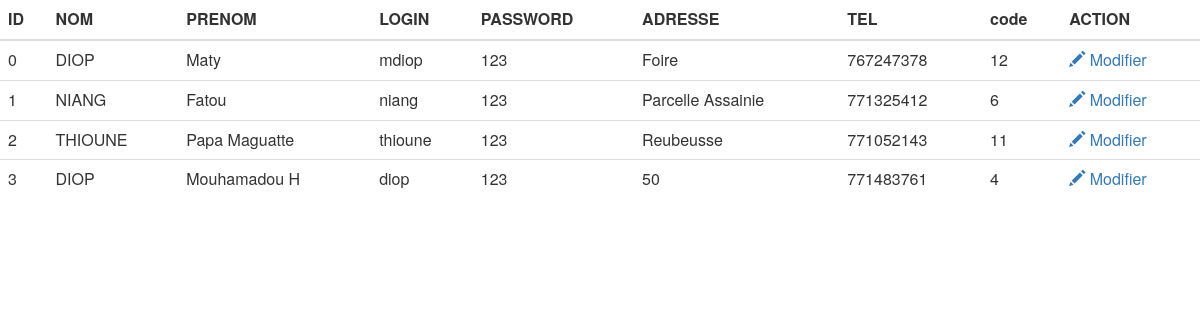
Page /etudiant/listetu.php on the committed database.
### tables this page shows
CREATE TABLE `etudiant` (
  `ID` int(11) NOT NULL,
  `NOM` char(50) DEFAULT NULL,
  `PRENOM` char(50) DEFAULT NULL,
  `LOGIN` char(50) DEFAULT NULL,
  `PASSWORD` char(75) DEFAULT NULL,
  `NIVEAU` char(30) DEFAULT NULL,
  `ADRESSE` char(20) DEFAULT NULL,
  `TEL` decimal(50,0) DEFAULT NULL,
  `code` varchar(5) DEFAULT NULL
);

### etudiant/listetu.php (the view, shortened to what this page needs)
    <link rel="stylesheet" href="https://maxcdn.bootstrapcdn.com/bootstrap/3.3.7/css/bootstrap.min.css">
<table class="table">
    <thead>
       <tr>
        <th>ID</th>
		 <th>NOM</th>
		 <th>PRENOM</th>
		 <th>LOGIN</th>
		 <th>PASSWORD</th>
        <th>ADRESSE</th>
        <th>TEL</th>
        <th>code</th>
		<th>ACTION</th>
      </tr>
    </thead>
    <tbody>
<?php
try
{
$connexion = new PDO('mysql:host=localhost;dbname=plategesedu', 'root', '');
$requete="select * from etudiant";
$resultat=$connexion->query($requete);
foreach ($resultat as $row){
?>
<tr>
        <td><?php echo $row['ID'] ; ?></td>
        <td><?php echo $row['NOM'] ; ?></td>
        <td><?php echo $row['PRENOM'] ; ?></td>
        <td><?php echo $row['LOGIN'] ; ?></td>
        <td><?php echo $row['PASSWORD'] ; ?></td>
        <td><?php echo $row['ADRESSE'] ; ?></td>
        <td><?php echo $row['TEL'] ; ?></td>
        <td><?php echo $row['code'] ; ?></td>
		<td>
		<a href="http://localhost:80/plategesedu/modifier.php?id=<?php echo $row['iD'] ; ?>">
          <span class="glyphicon glyphicon-pencil"></span> Modifier
        </a></td>
</tr>
<?php
}
}catch (Exception $e){
	die('Erreur : ' . $e->getMessage());
}?>
    </tbody>
  </table>

### rows in the picture
etudiant: ID "0", NOM "DIOP", PRENOM "Maty", LOGIN "mdiop", PASSWORD "123", ADRESSE "Foire", TEL "767247378", code "12"
etudiant: ID "1", NOM "NIANG", PRENOM "Fatou", LOGIN "niang", PASSWORD "123", ADRESSE "Parcelle Assainie", TEL "771325412", code "6"
etudiant: ID "2", NOM "THIOUNE", PRENOM "Papa Maguatte", LOGIN "thioune", PASSWORD "123", ADRESSE "Reubeusse", TEL "771052143", code "11"
etudiant: ID "3", NOM "DIOP", PRENOM "Mouhamadou H", LOGIN "diop", PASSWORD "123", ADRESSE "50", TEL "771483761", code "4"
